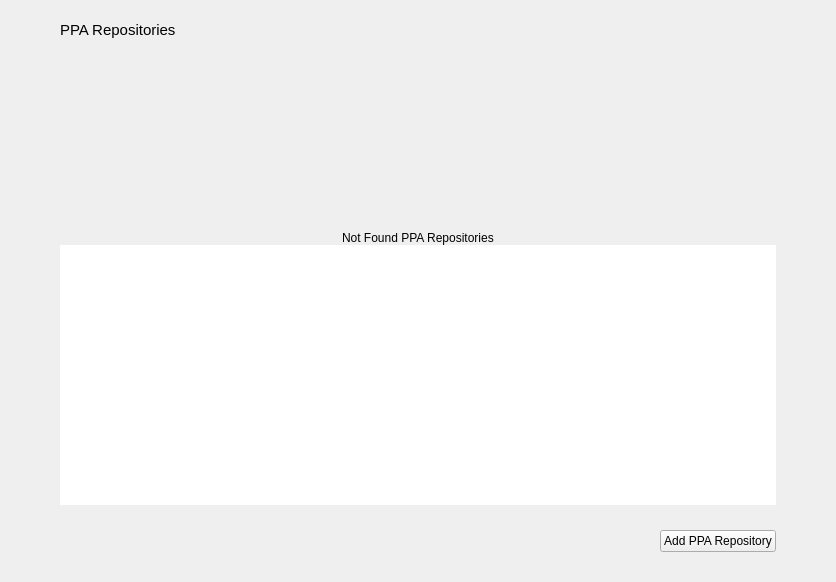
<?xml version="1.0" encoding="UTF-8"?>
<ui version="4.0">
 <class>PPAManagerPage</class>
 <widget class="QWidget" name="PPAManagerPage">
  <property name="geometry">
   <rect>
    <x>0</x>
    <y>0</y>
    <width>836</width>
    <height>582</height>
   </rect>
  </property>
  <property name="windowTitle">
   <string>Form</string>
  </property>
  <layout class="QVBoxLayout" name="verticalLayout_2">
   <property name="spacing">
    <number>0</number>
   </property>
   <property name="leftMargin">
    <number>0</number>
   </property>
   <property name="topMargin">
    <number>0</number>
   </property>
   <property name="rightMargin">
    <number>0</number>
   </property>
   <property name="bottomMargin">
    <number>0</number>
   </property>
   <item>
    <widget class="QWidget" name="verticalWidget" native="true">
     <property name="sizePolicy">
      <sizepolicy hsizetype="Preferred" vsizetype="Expanding">
       <horstretch>0</horstretch>
       <verstretch>0</verstretch>
      </sizepolicy>
     </property>
     <property name="cursor">
      <cursorShape>ArrowCursor</cursorShape>
     </property>
     <property name="styleSheet">
      <string notr="true"/>
     </property>
     <layout class="QGridLayout" name="gridLayout_2">
      <property name="leftMargin">
       <number>60</number>
      </property>
      <property name="topMargin">
       <number>20</number>
      </property>
      <property name="rightMargin">
       <number>60</number>
      </property>
      <property name="bottomMargin">
       <number>30</number>
      </property>
      <property name="spacing">
       <number>5</number>
      </property>
      <item row="0" column="1">
       <spacer name="horizontalSpacer">
        <property name="orientation">
         <enum>Qt::Horizontal</enum>
        </property>
        <property name="sizeHint" stdset="0">
         <size>
          <width>40</width>
          <height>20</height>
         </size>
        </property>
       </spacer>
      </item>
      <item row="5" column="2">
       <widget class="QPushButton" name="btnAddPpaRepository">
        <property name="sizePolicy">
         <sizepolicy hsizetype="Fixed" vsizetype="Fixed">
          <horstretch>0</horstretch>
          <verstretch>0</verstretch>
         </sizepolicy>
        </property>
        <property name="font">
         <font>
          <family>Ubuntu</family>
         </font>
        </property>
        <property name="cursor">
         <cursorShape>PointingHandCursor</cursorShape>
        </property>
        <property name="focusPolicy">
         <enum>Qt::NoFocus</enum>
        </property>
        <property name="styleSheet">
         <string notr="true"/>
        </property>
        <property name="text">
         <string>Add PPA Repository</string>
        </property>
       </widget>
      </item>
      <item row="0" column="0" alignment="Qt::AlignLeft">
       <widget class="QLabel" name="ppaPackagesTitleLbl">
        <property name="font">
         <font>
          <family>Ubuntu</family>
          <pointsize>11</pointsize>
          <italic>false</italic>
         </font>
        </property>
        <property name="styleSheet">
         <string notr="true"/>
        </property>
        <property name="text">
         <string>PPA Repositories</string>
        </property>
       </widget>
      </item>
      <item row="4" column="0" colspan="3">
       <spacer name="verticalSpacer_2">
        <property name="orientation">
         <enum>Qt::Vertical</enum>
        </property>
        <property name="sizeType">
         <enum>QSizePolicy::Fixed</enum>
        </property>
        <property name="sizeHint" stdset="0">
         <size>
          <width>20</width>
          <height>20</height>
         </size>
        </property>
       </spacer>
      </item>
      <item row="1" column="0" colspan="3">
       <widget class="QWidget" name="verticalWidget_2" native="true">
        <layout class="QVBoxLayout" name="verticalLayout">
         <property name="spacing">
          <number>0</number>
         </property>
         <property name="leftMargin">
          <number>0</number>
         </property>
         <property name="topMargin">
          <number>0</number>
         </property>
         <property name="rightMargin">
          <number>0</number>
         </property>
         <property name="bottomMargin">
          <number>0</number>
         </property>
         <item>
          <widget class="QWidget" name="notFoundWidget" native="true">
           <property name="sizePolicy">
            <sizepolicy hsizetype="Preferred" vsizetype="Expanding">
             <horstretch>0</horstretch>
             <verstretch>0</verstretch>
            </sizepolicy>
           </property>
           <property name="minimumSize">
            <size>
             <width>0</width>
             <height>200</height>
            </size>
           </property>
           <property name="maximumSize">
            <size>
             <width>16777215</width>
             <height>200</height>
            </size>
           </property>
           <property name="styleSheet">
            <string notr="true"/>
           </property>
           <layout class="QVBoxLayout" name="notFoundLayout">
            <property name="spacing">
             <number>0</number>
            </property>
            <property name="leftMargin">
             <number>0</number>
            </property>
            <property name="topMargin">
             <number>0</number>
            </property>
            <property name="rightMargin">
             <number>0</number>
            </property>
            <property name="bottomMargin">
             <number>0</number>
            </property>
            <item alignment="Qt::AlignHCenter|Qt::AlignBottom">
             <widget class="QLabel" name="label">
              <property name="text">
               <string>Not Found PPA Repositories</string>
              </property>
             </widget>
            </item>
           </layout>
          </widget>
         </item>
         <item>
          <widget class="QListWidget" name="ppaRepositoryListWidget">
           <property name="focusPolicy">
            <enum>Qt::NoFocus</enum>
           </property>
           <property name="frameShape">
            <enum>QFrame::NoFrame</enum>
           </property>
           <property name="horizontalScrollBarPolicy">
            <enum>Qt::ScrollBarAlwaysOff</enum>
           </property>
           <property name="editTriggers">
            <set>QAbstractItemView::EditKeyPressed</set>
           </property>
           <property name="selectionMode">
            <enum>QAbstractItemView::NoSelection</enum>
           </property>
           <property name="selectionBehavior">
            <enum>QAbstractItemView::SelectRows</enum>
           </property>
           <property name="resizeMode">
            <enum>QListView::Adjust</enum>
           </property>
           <property name="layoutMode">
            <enum>QListView::Batched</enum>
           </property>
           <property name="spacing">
            <number>5</number>
           </property>
           <property name="uniformItemSizes">
            <bool>true</bool>
           </property>
          </widget>
         </item>
        </layout>
       </widget>
      </item>
     </layout>
    </widget>
   </item>
  </layout>
 </widget>
 <resources/>
 <connections/>
</ui>
